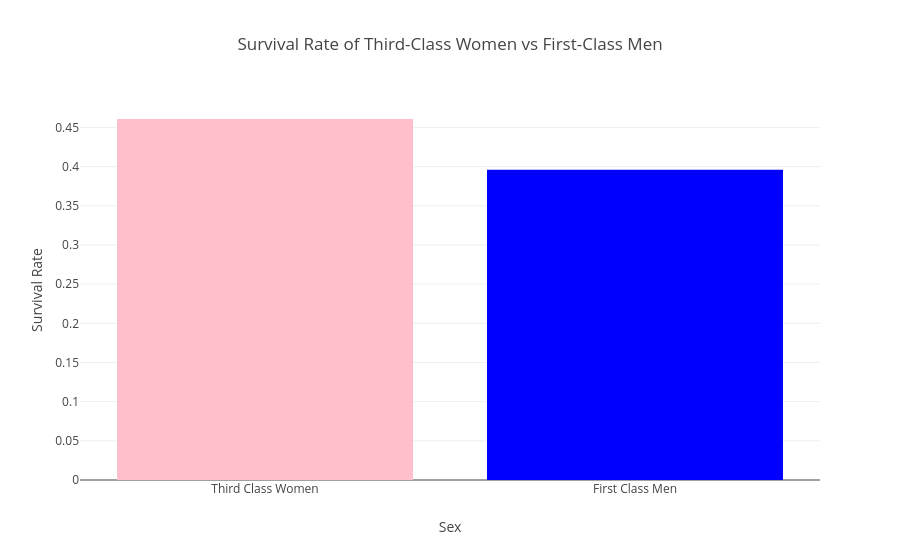

Notebook cell for this chart:
### Code cell
fig = px.bar(
        comparison,
        x="sex",
        y="survival_rate",
        title = "Survival Rate of Third-Class Women vs First-Class Men",
        labels = {
            "sex": "Sex",
            "survival_rate": "Survival Rate"
        },
        color = "sex",
        color_discrete_map={
        "Third Class Women": "pink",
        "First Class Men": "blue"
    }
    )

fig.update_layout(showlegend=False)

fig

### Figure 1 — Plotly figure (JSON) as saved in the notebook; plotly's stock layout.template omitted (floating-point values rounded to 4 significant figures)
{"data": [{"hovertemplate": "Sex=%{x}<br>Survival Rate=%{y}<extra></extra>", "legendgroup": "Third Class Women", "marker": {"color": "pink", "pattern": {"shape": ""}}, "name": "Third Class Women", "orientation": "v", "showlegend": true, "textposition": "auto", "type": "bar", "x": ["Third Class Women"], "xaxis": "x", "y": [0.4608], "yaxis": "y"}, {"hovertemplate": "Sex=%{x}<br>Survival Rate=%{y}<extra></extra>", "legendgroup": "First Class Men", "marker": {"color": "blue", "pattern": {"shape": ""}}, "name": "First Class Men", "orientation": "v", "showlegend": true, "textposition": "auto", "type": "bar", "x": ["First Class Men"], "xaxis": "x", "y": [0.396], "yaxis": "y"}], "layout": {"barmode": "relative", "legend": {"title": {"text": "Sex"}, "tracegroupgap": 0}, "showlegend": false, "title": {"text": "Survival Rate of Third-Class Women vs First-Class Men"}, "xaxis": {"anchor": "y", "categoryarray": ["Third Class Women", "First Class Men"], "categoryorder": "array", "domain": [0, 1], "title": {"text": "Sex"}}, "yaxis": {"anchor": "x", "domain": [0, 1], "title": {"text": "Survival Rate"}}}}
